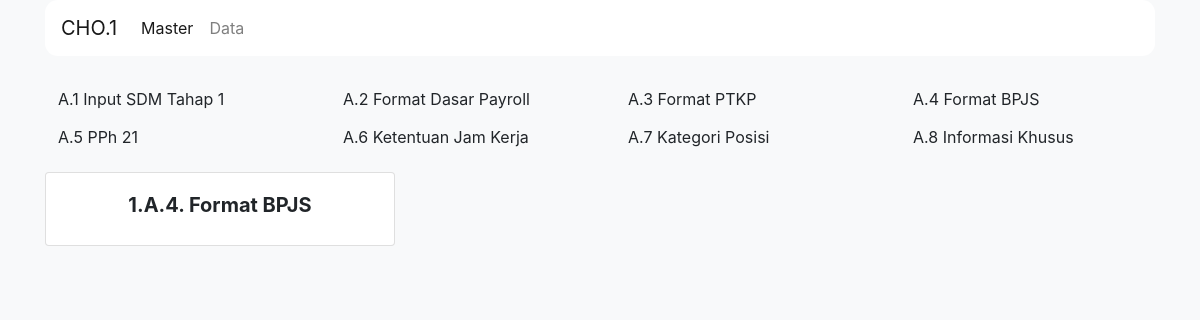
Page /index.php/page/a4 on the committed database.
### tables this page shows
CREATE TABLE `menu` (
  `id_menu` int(11) NOT NULL AUTO_INCREMENT,
  `kode` varchar(20) DEFAULT NULL,
  `nama_menu` varchar(40) DEFAULT NULL,
  PRIMARY KEY (`id_menu`)
);

### application/controllers/Page.php (called while the page is built, shortened)
<?php
class Page extends CI_Controller {
	public function a4()
	{
		$sub = $this->input->get('sub') == true ? $this->input->get('sub') : false;
		$data['title'] = $this->db->get_where('menu', ['kode' => $this->uri->segment(2)])->row()->nama_menu;
		$data['menu'] = $this->db->get('menu')->result();
		$data['sub'] = $sub;
		$data['submenu'] = $this->db->get_where('sub_menu', ['id_menu' => $this->uri->segment(2)])->result();
		$data['versi'] = $this->rversi_model->get_data($sub);
		$this->load->view('template/top', $data);
		$this->load->view('template/bottom');
	}
}

### index.php (called while the page is built, shortened)
<?php
require_once BASEPATH.'core/CodeIgniter.php';

### application/views/template/top.php (the view, shortened to what this page needs)
<!DOCTYPE html>
<html lang="en">
<head>
    <link rel="stylesheet" href="<?= base_url('assets/css/bootstrap.min.css') ?>">
    <link rel="stylesheet" href="<?= base_url('assets/css/style.css') ?>">
    <link rel="stylesheet" href="<?= base_url('assets/css/all.min.css') ?>">
    <link rel="stylesheet" href="<?= base_url('assets/css/toastr.min.css') ?>">
</head>
<body class="bg-light">
    <div class="container">
        <nav class="navbar navbar-expand-lg navbar-light bg-white" style="border-radius: 0.8rem;">
            <a class="navbar-brand" href="#">CHO.1</a>
            <div class="collapse navbar-collapse" id="navbarSupportedContent">
                <ul class="navbar-nav mr-auto">
                <li class="nav-item active">
                    <a class="nav-link" href="<?= base_url('/') ?>">Master</a>
                </li>
                <li class="nav-item">
                    <a class="nav-link" href="<?= base_url('/data') ?>">Data</a>
                </li>
                </ul>
            </div>
        </nav>
        <div class="row mb-3 mt-4">
            <?php $no=1; foreach($menu as $mn) : ?>
            <div class="col-lg-3 col-md-3 col-4">
                <a href="<?= base_url('page/'.$mn->kode) ?>" class="btn btn-menu <?= $this->uri->segment(2) == $mn->kode ? 'active' : '' ?>">A.<?= $no++.' '.$mn->nama_menu ?></a>
            </div>
            <?php endforeach; ?>
        </div>
        <div class="row">
            <div class="col-4">
                <div class="card mb-3">
                    <div class="card-body">
                        <h5 class="title text-center font-weight-bold">1.A.<?= substr($this->uri->segment(2), 1, 2).'. '.$title ?></h5>
                    </div>
                </div>
            </div>
            <div class="col-8">

### rows in the picture
menu: nama_menu "Input SDM Tahap 1"
menu: nama_menu "Format Dasar Payroll"
menu: nama_menu "Format PTKP"
menu: nama_menu "Format BPJS"
menu: nama_menu "PPh 21"
menu: nama_menu "Ketentuan Jam Kerja"
menu: nama_menu "Kategori Posisi"
menu: nama_menu "Informasi Khusus"

### other values in the picture
substr($this->uri->segment(2), 1, 2) "4"
$title "Format BPJS"
